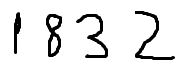
#> input picture img_test/1832.jpg, 181 x 69 px
$ python -i split.py   (imports and definitions only)
#> lines starting #> are read from the running program, lines starting #| are printed output that depends on the picture; after the words box and inside, x2 and y2 are one past the last pixel; in counts of white or black regions, pixels touching at a corner belong together

"""
----------------------------------------------------------------------------------------------------

                                                CROP

----------------------------------------------------------------------------------------------------
    Paramètre de l'image
----------------------------------------------------------------------------------------------------

    * Initialisation avec le lien de l'image en paramètre
        exemple :
            img = split("img_test/le miel.jpg")

    * Affichage de l'image a découper :
        img.show_image()

    * Modification de l'image a découper :
        img.image_set("Ma/nouvelle/image.png")

----------------------------------------------------------------------------------------------------
    Découpe de l'image
----------------------------------------------------------------------------------------------------

    * Découpe de l'image
        img.resize()

    * Récupération du tableau de découpe de l'image ( Tableau 2D [Ligne] [Mots] ) :
        img.get_resize()

    * Affichage des images des découpe des mots
        img.show_resize()

----------------------------------------------------------------------------------------------------
----------------------------------------------------------------------------------------------------
"""


from PIL import Image
import os


class Split:
    def __init__(self, imag_path):
#> called with imag_path = '../img_test/1832.jpg'
        self.img = Image.open(imag_path)
#> self.img is the input picture: PIL image 181x69 RGB; min 0, max 255, mean 230.7
        self.word = []

    def _to_b_w(self, a, b):
        res = a.convert("L")
        return res.point(lambda p: 0 if p < b else 255, '1')

    def _filter_list(self, liste):
        i = 0
        while i < len(liste):
            j = i + 1
            while j < len(liste):
                if abs(liste[j] - liste[i]) < 8:
                    del liste[j]
                else:
                    j += 1
            i += 1

    def show_image(self):
        self.img.show()

    def image_set(self, img2):
        self.img = Image.open(img2)

    def get_resize(self):
        return self.word

    def show_resize(self, indice=-1):
        if(indice < 0):
            for i in range(len(self.word)):
                for j in range(len(self.word[i])):
                    self.word[i][j].show()
        elif (indice < len(self.word)):
            for i in range(len(self.word[indice])):
                self.word[indice][i].show()
        else:
            print("ERROR : INDICE OUT OF RANGE IN SPLIT")


    def save_resize(self, dir):
        for i in range(len(self.word)):
                for j in range(len(self.word[i])):
                    nom_image = f"image_{i}_{j}.png"
                    chemin_sauvegarde = os.path.join(dir, nom_image)
                    self.word[i][j].save(chemin_sauvegarde)

    def resize(self):

        if hasattr(self.img, '_getexif') and self.img._getexif() is not None:
            orientation = self.img._getexif().get(0x0112, 1)
#> orientation = 1
            if orientation in (2, 3, 4, 5, 6, 7, 8):
                self.img = self.img.rotate(-90, expand=True)

        space = []
        cut_value = []
        tab_ligne = []

        img_to_cut = self.img.resize(   (int(self.img.width * 0.1) , self.img.height  )   )
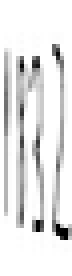
#> img_to_cut: PIL image 18x69 RGB (shown 4 times larger); min 0, max 255, mean 229.7

        img_to_cut = self._to_b_w(img_to_cut, 150)
#> in _to_b_w, `return res.point(lambda p: 0 if p < b else 255, '1')`:
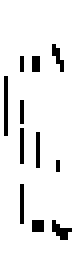
#> returned value: PIL image 18x69 1 (shown 4 times larger); 92.3% white; black in thin lines or dots, all inside (x1, y1, x2, y2) = (1, 11, 18, 60)

        for i in range(img_to_cut.height):
            pixels_rangee = list(img_to_cut.getpixel((col, i)) for col in range(img_to_cut.width))
            moy_pixels_rangee = sum(pixels_rangee) / len(pixels_rangee)

            if moy_pixels_rangee < 254:
                space.append(1)
            else:
                space.append(0)
#> this loop made 69 passes
#> moy_pixels_rangee on passes 1 to 12: 255, 255, 255, 255, 255, 255, 255, 255, 255, 255, 255, 240.8
#> after the loop, space = 69 values, max 1 at index 11, min 0 at index 0, mean 0.652

        for i in range(len(space)):
            if(space[i] == 1 and i < len(space)-1):
                if(i > 0):
                    if(space[i-1] == 0):
                        cut_value.append(i)
                    if(space[i+1] == 0):
                        cut_value.append(i)
#> this loop made 69 passes
#> after the loop, cut_value = [11, 17, 19, 42, 46, 59]
        if(space[len(space)-1] == 1 and space[len(space)-2] == 1):
                cut_value.append(len(space)-1)

        self._filter_list(cut_value)
#> the loop in _filter_list, `while i < len(liste):` made 4 passes
#> after the loop in _filter_list, `while i < len(liste):`: i = 4

        for i in range(0, len(cut_value)-1, 2):
            boite_de_decoupe = (0, cut_value[i], self.img.width, cut_value[i+1])
            img_cadre = self.img.crop(boite_de_decoupe)
            tab_ligne.append(img_cadre)
#> this loop made 2 passes
#> boite_de_decoupe on passes 1 to 2: (0, 11, 181, 19), (0, 42, 181, 59)
#> pass 2, in resize, `img_cadre = self.img.crop(boite_de_decoupe)`:
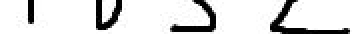
#> img_cadre: PIL image 181x17 RGB (shown 2 times larger); min 0, max 255, mean 220.1
#> after the loop, tab_ligne = 2 items

        for ligne in reversed(tab_ligne):
            img_to_cut = self._to_b_w(ligne, 100)
            pixels = img_to_cut.getdata()
            somme_nuances_gris = sum(pixels)

            if((ligne.width * ligne.height) > 0):
                nuance_gris_moyenne = somme_nuances_gris // (ligne.width * ligne.height)

                if nuance_gris_moyenne > 254:
                    tab_ligne.remove(ligne)
            else:
                tab_ligne.remove(ligne)

            nuance_gris_moyenne = 0
#> this loop made 2 passes
#> somme_nuances_gris on passes 1 to 2: 683910, 314925
#> pass 1, in resize, `img_to_cut = self._to_b_w(ligne, 100)`:
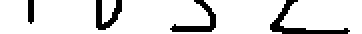
#> img_to_cut: PIL image 181x17 1 (shown 2 times larger); 87.2% white; 4 black regions, box (x1, y1, x2, y2) and area: (135, 0, 175, 17) 151, (85, 0, 108, 16) 112, (48, 0, 61, 15) 98, (14, 0, 17, 12) 34

        v = 0
        for ligne in reversed(tab_ligne):
            if(ligne.height > v):
                v=ligne.height
#> this loop made 2 passes
#> v on pass 1: 17
#> after the loop, v = 17

        for ligne in reversed(tab_ligne):
            if(ligne.height < v/3):
                tab_ligne.remove(ligne)
#> this loop made 2 passes

        for i in range(len(tab_ligne)):

            del cut_value
            del space
            del pixels_rangee
            cut_value = []
            space = []

            ln_to_cut = tab_ligne[i].resize( (  tab_ligne[i].width , int(tab_ligne[i].height * 0.4) ) )

            ln_to_cut = self._to_b_w(ln_to_cut, 170)

            for j in range(ln_to_cut.width):
                pixels_rangee = list(ln_to_cut.getpixel((j, lig)) for lig in range(ln_to_cut.height))
                moy_pixels_rangee = sum(pixels_rangee) / len(pixels_rangee)

                if moy_pixels_rangee > 254:
                    space.append(1)
                else:
                    space.append(0)

            for j in range(1,len(space)-1,1):
                if(space[j] == 0 and space[j-1] == 1 and space[j+1] == 1):
                    space[j] = 1

            for j in range(1,len(space)-1,1):
                if(space[j] == 1 and space[j-1] == 0 and space[j+1] == 0):
                    space[j] = 0

            for j in range(1, len(space)-1):
                if(space[j] == 1 ):
                    if(j > 0 and j < len(space)-1):
                        if(space[j-1] == 0):
                            cut_value.append(j)
                        if(space[j+1] == 0):
                            cut_value.append(j)

            space = []
            space = cut_value
            cut_value = []
            cut_value.append(space[0])

            _len_list = []

            for j in range(1, len(space)-1, 2):
                _len_list.append(space[j+1]-space[j])

            if len(_len_list) > 0:
                _moy_len = sum(_len_list) / len(_len_list)
            else:
                _moy_len = 0

            for j in range(1, len(space)-1, 2):
                if space[j+1]-space[j] > _moy_len :
                    cut_value.append(space[j])
                    cut_value.append(space[j+1])

            cut_value.append(space[len(space)-1])

            space = []
            space = cut_value
            cut_value = []

            cut_value.append(space[0])
            cut_value.append(space[1])


            for j in range(2, len(space)-1, 2):
                if space[j+1]-space[j] > tab_ligne[i].height/2.5 :
                    cut_value.append(space[j])
                    cut_value.append(space[j+1])
                else :
                    cut_value.pop(len(cut_value)-1)
                    cut_value.append(space[j+1])

            img = []

            for j in range(0, len(cut_value)-1, 2):
                boite_de_decoupe = (cut_value[j], 0, cut_value[j+1], tab_ligne[i].height,)
                img_cadre = tab_ligne[i].crop(boite_de_decoupe)

                img.append(img_cadre)
            self.word.append(img)
#> this loop made 2 passes
#> after the loop, self.word = 2 items

>>> result = Split('../img_test/1832.jpg').resize()
